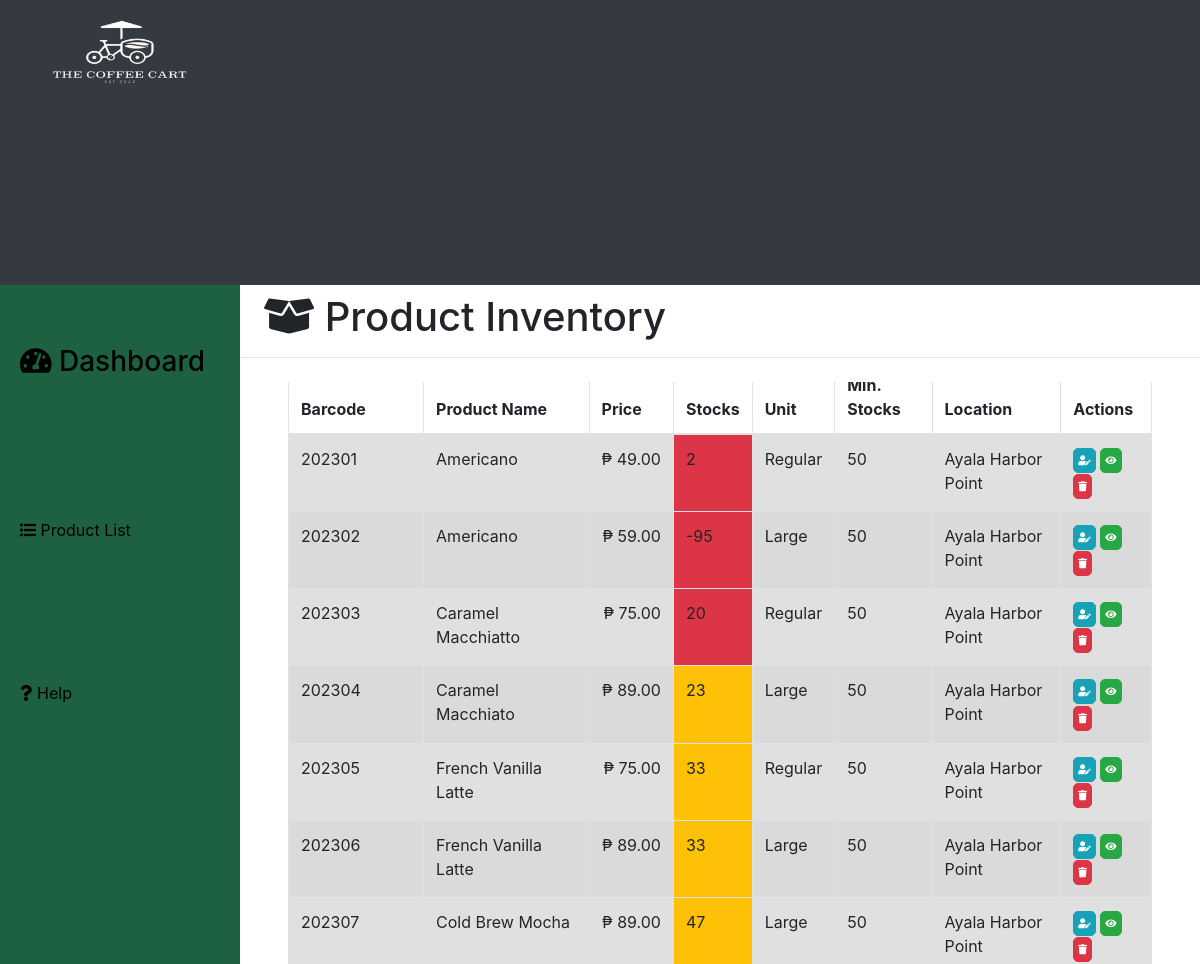
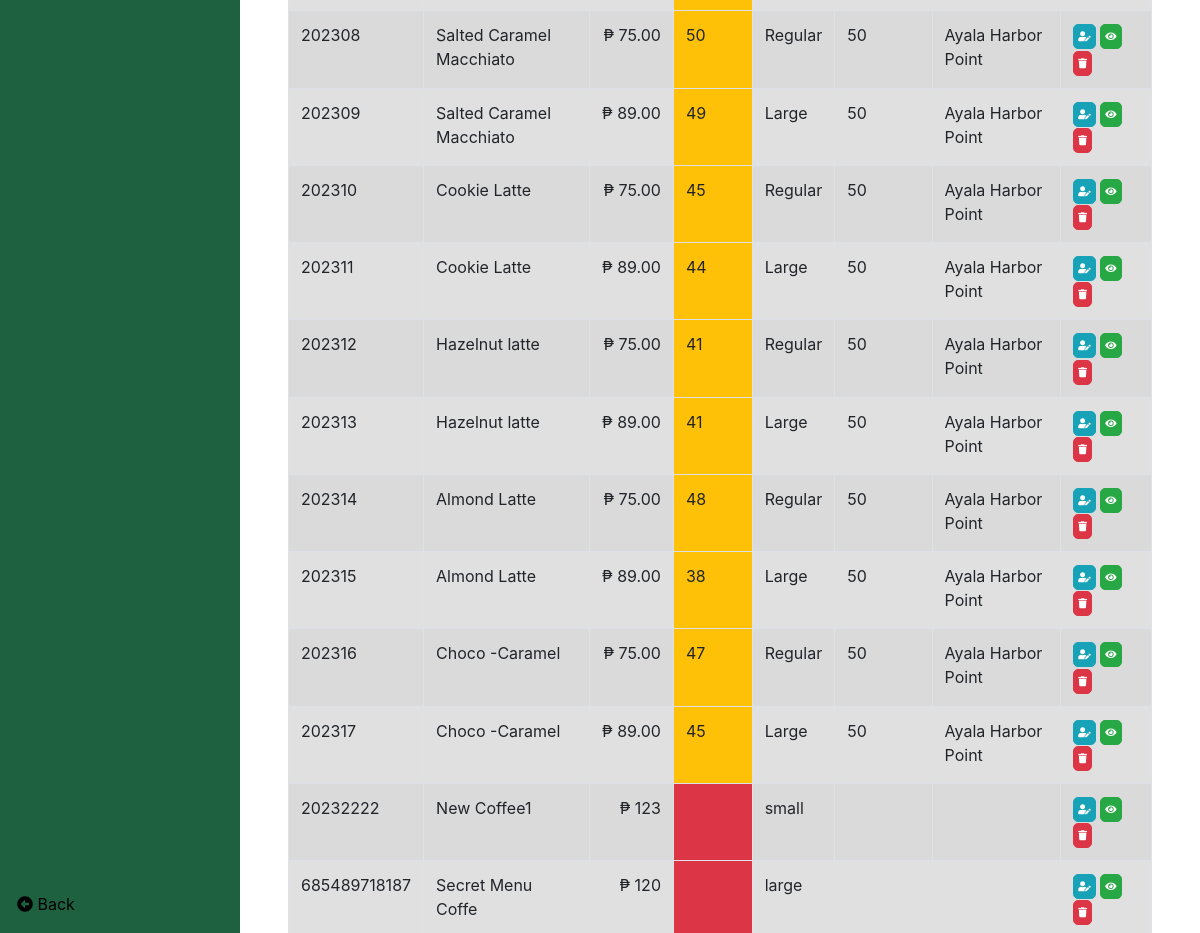
The app's page /products/products.php (signed in), older data (2 pictures, top to bottom).
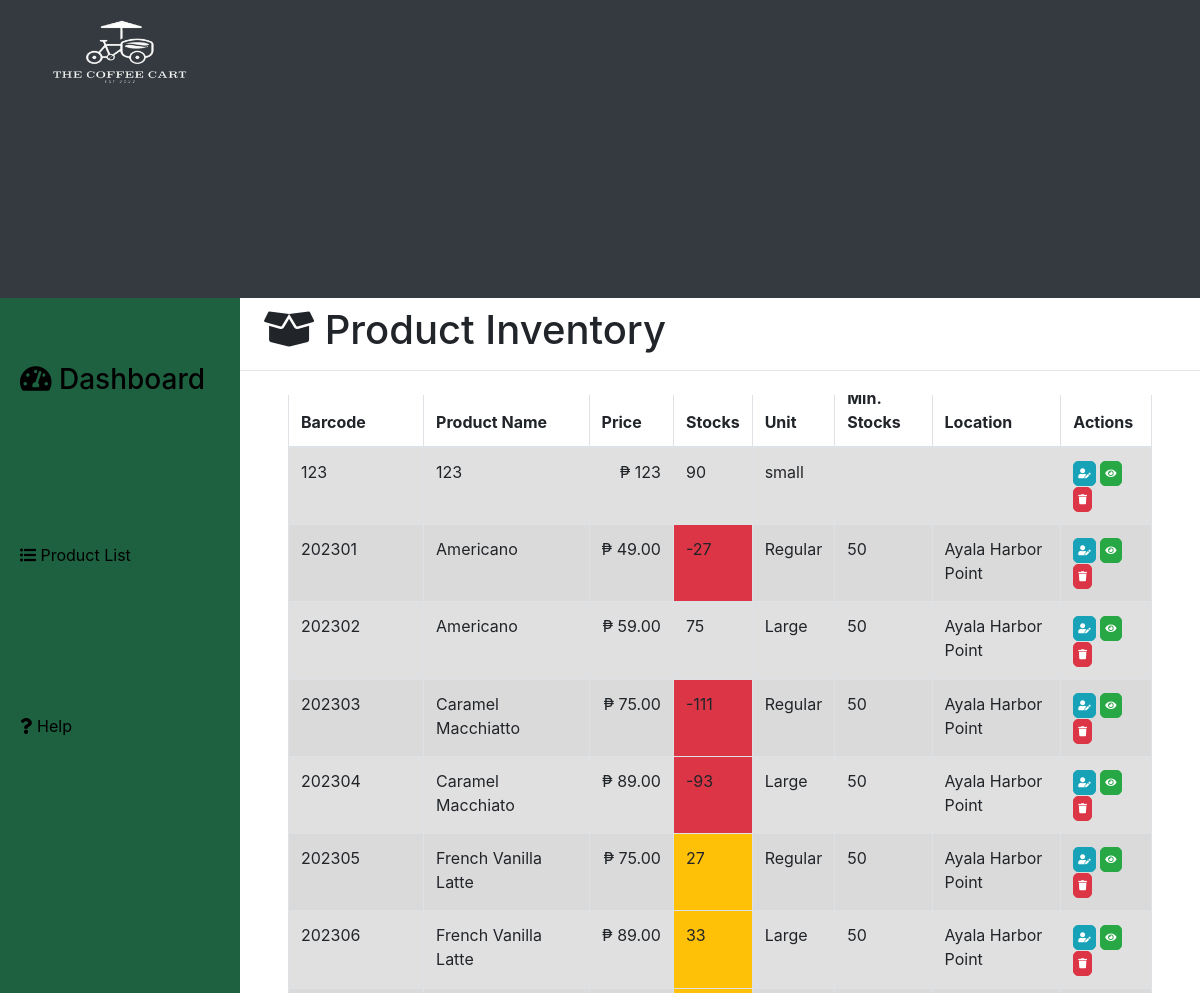
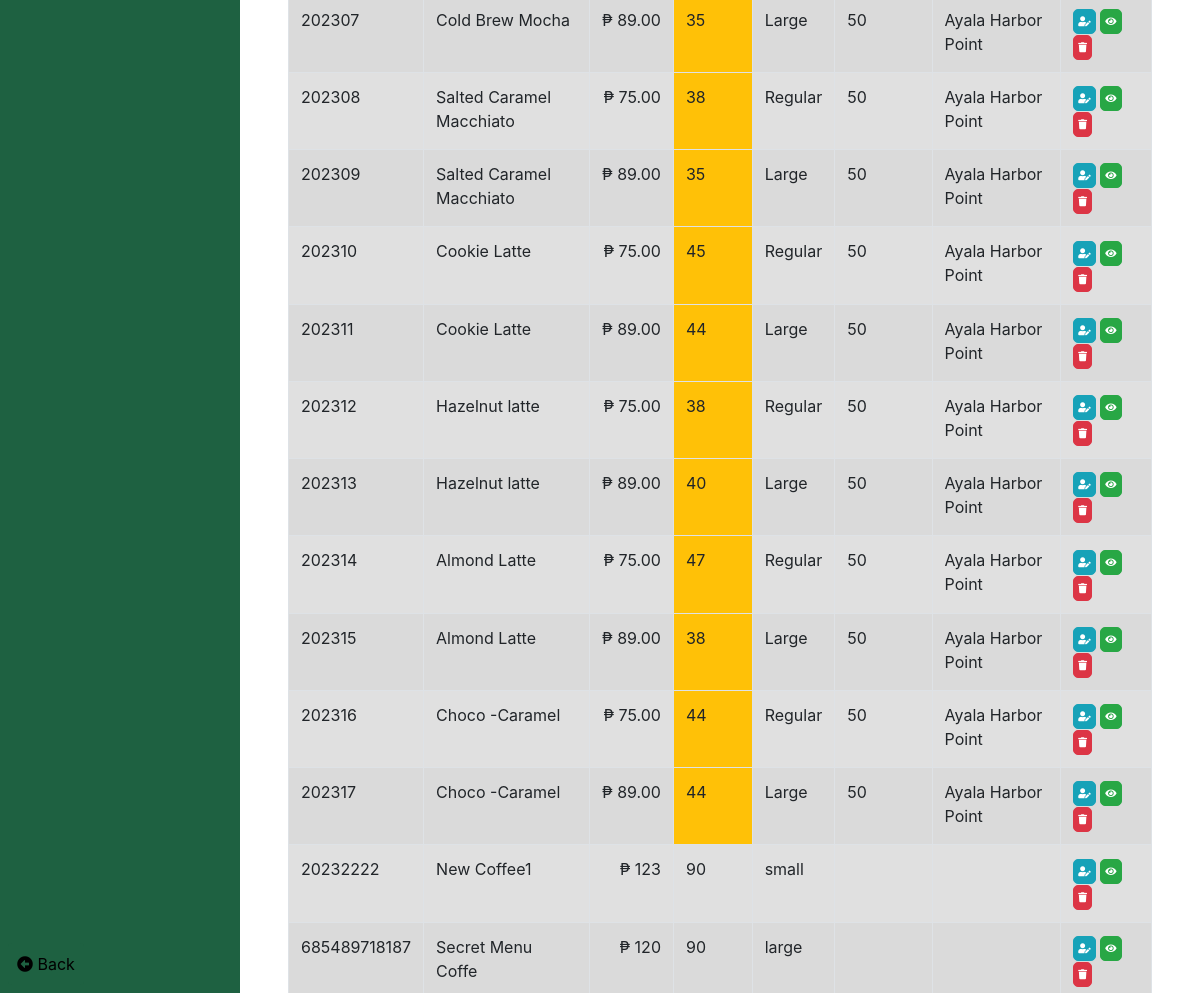
The same page, newer data (2 pictures, top to bottom).
### tables this page shows
CREATE TABLE `products` (
  `product_no` varchar(255) NOT NULL DEFAULT '',
  `product_name` varchar(255) DEFAULT NULL,
  `sell_price` varchar(255) DEFAULT NULL,
  `quantity` varchar(255) DEFAULT NULL,
  `unit` varchar(255) DEFAULT NULL,
  `min_stocks` varchar(255) DEFAULT NULL,
  `remarks` varchar(255) DEFAULT NULL,
  `location` varchar(255) DEFAULT NULL,
  `images` varchar(255) DEFAULT NULL,
  `sugar` varchar(255) DEFAULT NULL,
  `milk` varchar(255) DEFAULT NULL,
  `coffee` varchar(255) DEFAULT NULL,
  PRIMARY KEY (`product_no`)
);

### products/products.php (the view, shortened to what this page needs)
<?php
	include("../server/connection.php");
	$sql = "SELECT * FROM products";
	$result	= mysqli_query($db, $sql);
?>
<!DOCTYPE html>
<html>
<head>
	<?php include('../templates/head1.php');?>
</head>
<body>
	<div class="table-responsive contain h-100">
		<?php include('../products/base.php');?>
		<div>
		<h1 class="ml-4 pt-2"><i class="fas fa-box-open"></i> Product Inventory</h1>
			<hr>
			<div class="table-responsive mt-4 pl-5 pr-5">
			<table class="table table-striped table-bordered" id="product_table" style="margin-top: -22px;">
				<thead>
					<tr>
						<th scope="col" class="column-text">Barcode</th>
						<th scope="col" class="column-text">Product Name</th>
						<th scope="col" class="column-text">Price</th>
						<th scope="col" class="column-text">Stocks</th>
						<th scope="col" class="column-text">Unit</th>
						<th scope="col" class="column-text">Min. Stocks</th>
						<th scope="col" class="column-text">Location</th>
						<th scope="col" class="column-text">Actions</th>
					</tr>
				</thead>
				<tbody class="table-hover">
					<?php
						while($row = mysqli_fetch_assoc($result)){
				  	?>
					<tr class="table-active">
						<td><?php echo $row['product_no'];?></td>
						<td><?php echo $row['product_name'];?></td>
						<td align="right">₱&nbsp<?php echo $row['sell_price'];?></td>
						<td class="<?php echo $row['quantity']<= 20 ? 'bg-danger' :
                                    ($row['quantity']<= 50 ? 'bg-warning' : '')
                                    ?>"bgcolor="#ccfccd"><?php echo $row['quantity'];?></td>
						<td><?php echo $row['unit'];?></td>
						<td><?php echo $row['min_stocks'];?></td>
						<td><?php echo $row['location'];?></td>
						<td>
							<a name="edit" title="Edit" style='font-size:10px; border-radius:5px;padding:4px;' href="update_products.php?id=<?php echo $row['product_no'];?>" class="btn btn-info btn-xs"><i class="fas fa-user-edit"></i></a>
							<button type="button" name="view" style='font-size:10px; border-radius:5px;padding:4px;' id="<?php echo $row['product_no'];?>" class="btn btn-success btn-xs view_data"><i class="fas fa-eye"></i></button>
							<button type="button" name="delete" title="Delete" style='font-size:10px; border-radius:5px;padding:4px;' data-id="<?php echo $row['product_no'];?>"  class="delete btn btn-danger btn-xs" data-toggle="#deleteModal" title="Delete"><i class="fas fa-trash"></i></button>
						</td>
					</tr>
					<?php } ?>
				</tbody>
			</table>
			</div>
		</div>
	</div>
</body>
</html>

### templates/head1.php (shortened to what this page needs)
<link rel="stylesheet" type="text/css" href="../bootstrap4/css/datepicker.css"/>
<link rel="stylesheet" type="text/css" href="../bootstrap4/css/bootstrap.min.css" />
<link rel="stylesheet" type="text/css" href="../bootstrap4/css/style1.css" />
<link rel="stylesheet" type="text/css" href="../bootstrap4/css/dataTables.bootstrap4.min.css"/>
<link rel="stylesheet" href="../bootstrap4/css/all.min.css"/>
<link rel="stylesheet" href="../bootstrap4/css/typeahead.css"/>

### products/base.php
<div class="table-responsive-sm header bg-dark">
<img class="img-responsive-sm img-fluid m-10 col-lg-25 mt-2" src="../images/03.png" >
</div>
<div class="table-responsive-sm sidebar">
	<button><h3><i class="button-responsive-sm fas fa-tachometer-alt"></i> Dashboard</h3></button>
	<button id="sidebar_button" onclick="window.location.href='../products/products.php'"><i class="table-responsive-sm fas fa-list-ul"></i> Product List</button>
	<button id="sidebar_button" data-toggle="popover" title="Product Management" data-content="Here you can create, update, Add/delete and view products." data-placement="bottom"><i class="fas fa-question"></i> Help</button>
	<div class="table-responsive-sm fixed-bottom">
		<button class="button-responsive-sm btn m-2 p-2" id="sidebar_button" onclick="window.location.href='../index.html'"><i class="button-responsive-sm fas fa-arrow-alt-circle-left"></i> Back</button>
	</div>
</div>

Row changes from the older to the newer data that the page shows:
added products: product_no "123", product_name "123", sell_price "123", quantity "90", unit "small"
changed products id 202301: quantity "2" → "-27"
changed products id 202302: quantity "-95" → "75"
changed products "Caramel Macchiatto": quantity "20" → "-111"
changed products "Caramel Macchiato": quantity "23" → "-93"
changed products id 202305: quantity "33" → "27"
changed products "Cold Brew Mocha": quantity "47" → "35"
changed products id 202308: quantity "50" → "38"
changed products id 202309: quantity "49" → "35"
changed products id 202312: quantity "41" → "38"
changed products id 202313: quantity "41" → "40"
changed products id 202314: quantity "48" → "47"
changed products id 202316: quantity "47" → "44"
changed products id 202317: quantity "45" → "44"
changed products "New Coffee1": quantity (not shown) → "90"
changed products "Secret Menu Coffe": quantity (not shown) → "90"
